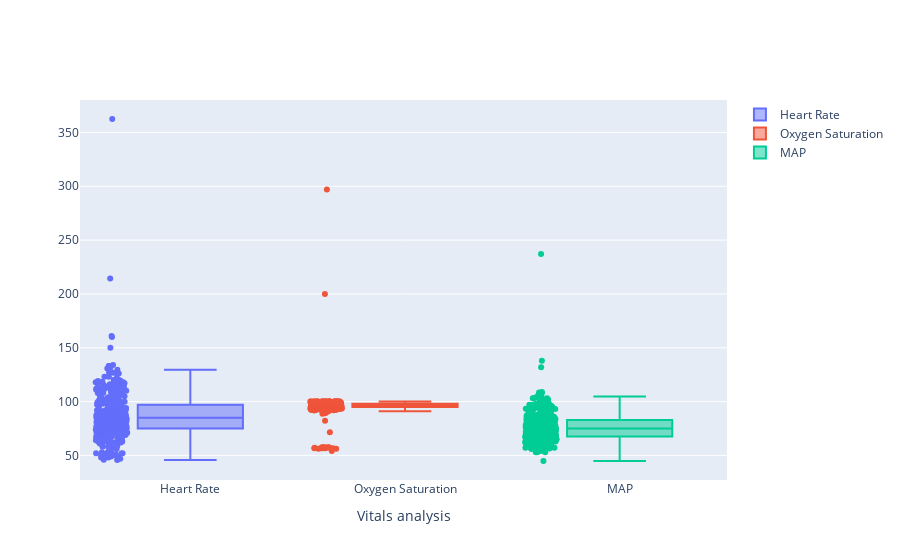

Notebook cell for this chart:
### Markdown cell above
## Vitals univariate analysis

### Code cell
fig = go.Figure()
fig.update_layout(xaxis_title='Vitals analysis')
for i in range(len(list_vit)):
    fig.add_trace(go.Box(y=pd.concat(batchs)[list_vit[i]], boxpoints='all', name = list_vit_clean[i]))

fig.show()

### Figure 1 — Plotly figure (JSON) as saved in the notebook; plotly's stock layout.template omitted (floating-point values rounded to 4 significant figures; data arrays with more than 128 entries replaced by an {"elided": "..."} marker saying what was removed)
{"data": [{"boxpoints": "all", "name": "Heart Rate", "y": {"elided": "378 float values"}, "type": "box"}, {"boxpoints": "all", "name": "Oxygen Saturation", "y": {"elided": "378 float values"}, "type": "box"}, {"boxpoints": "all", "name": "MAP", "y": {"elided": "378 float values"}, "type": "box"}], "layout": {"xaxis": {"title": {"text": "Vitals analysis"}}}}
